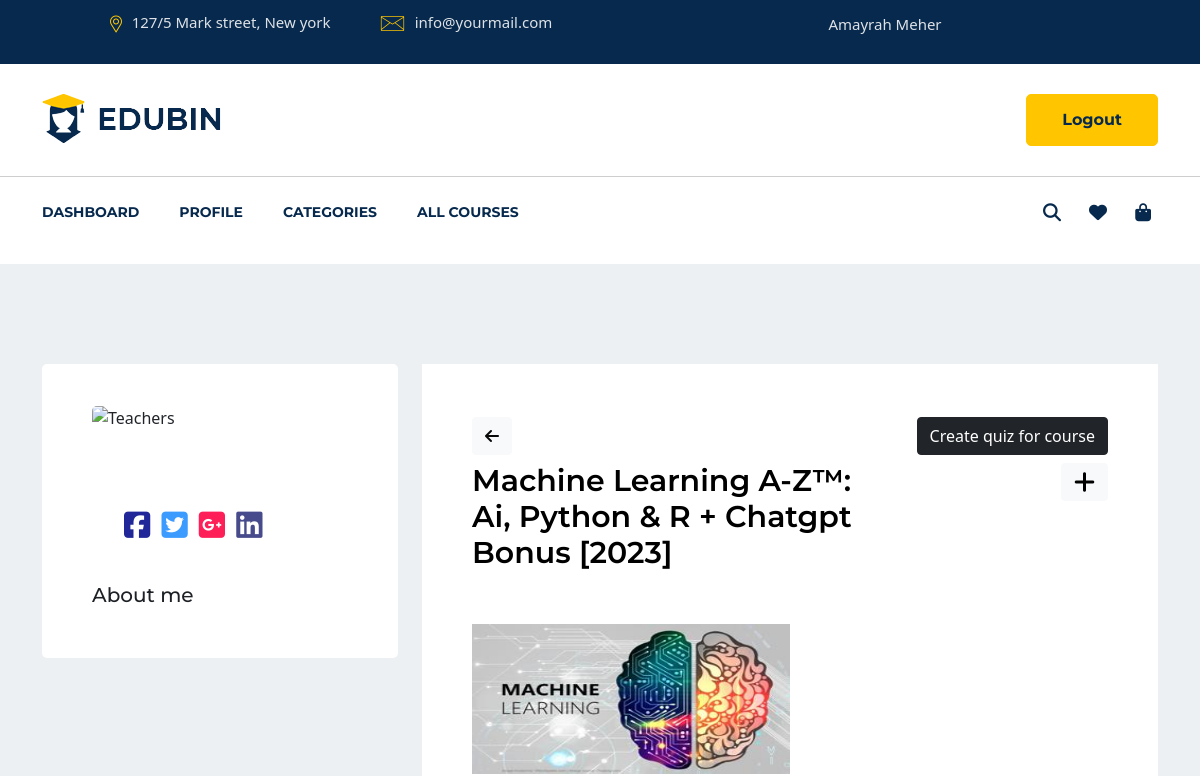
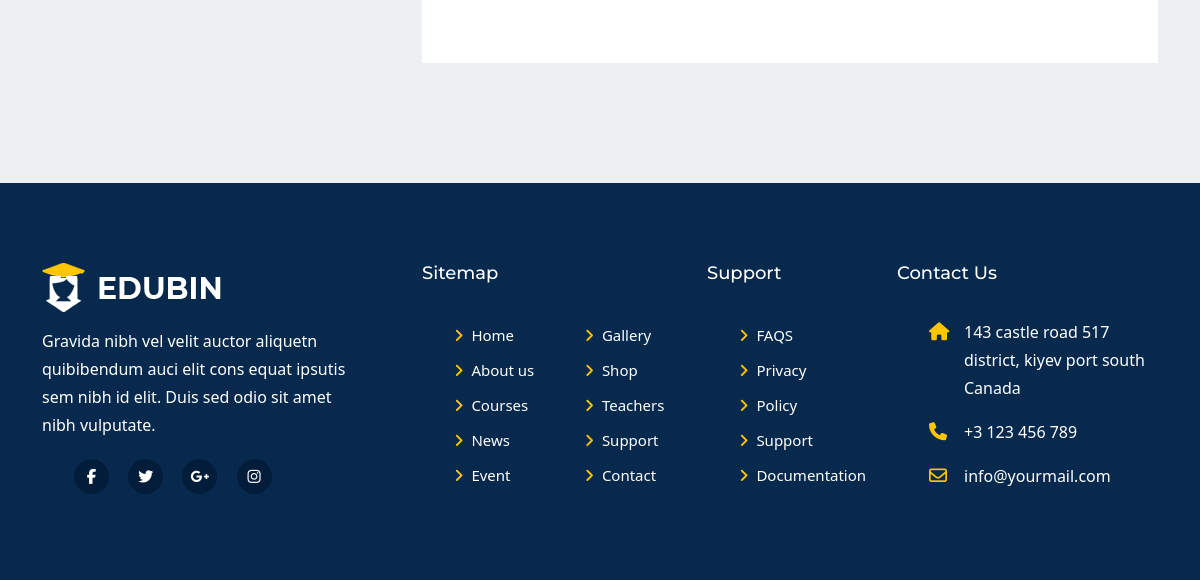
The app's page /instructor/instructor-dashboard/my-course/machine-learning-a-ztm-ai-python-r-chatgpt-bonus-2023/ (signed in), older data (2 pictures, top to bottom).
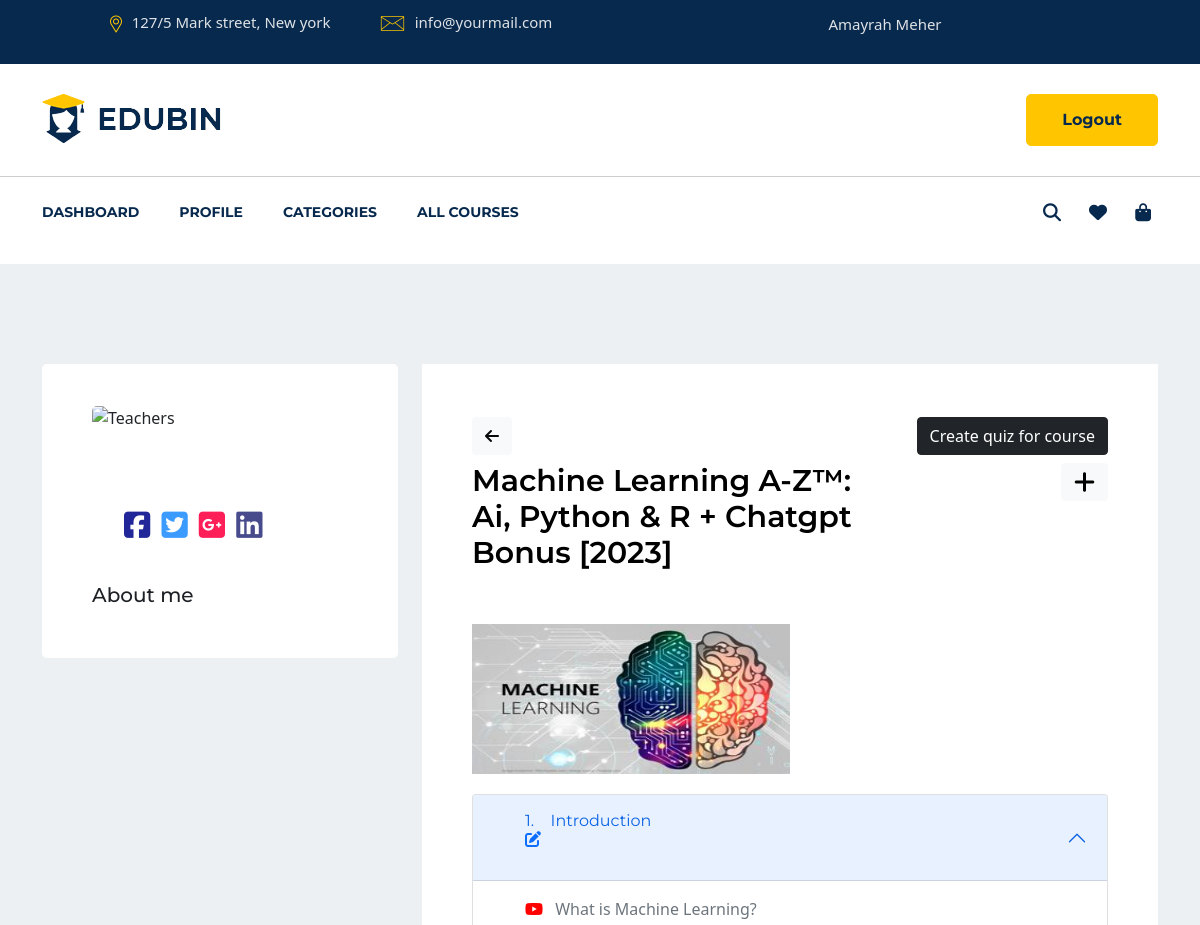
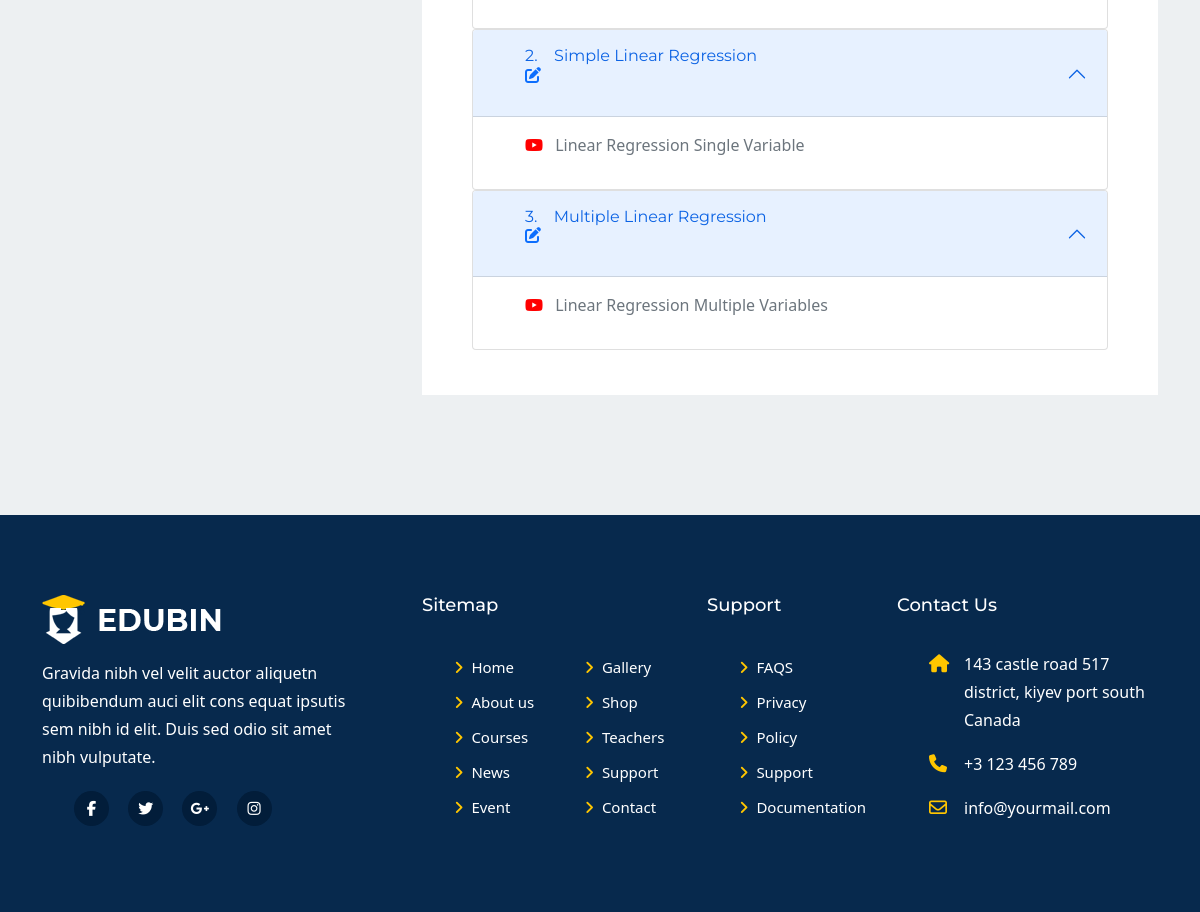
The same page, newer data (2 pictures, top to bottom).
### lms_main/models.py (models this page shows, shortened)
class Video(models.Model):
    title = models.CharField(
        max_length=100)
    video_file = models.FileField(upload_to='videos/', null=True, blank=True,
                                  validators=[FileExtensionValidator(allowed_extensions=['MOV', 'avi', 'mp4', 'webm', 'mkv'])])
    time_duration = models.FloatField(null=True, blank=True)
    upload_date = models.DateTimeField(auto_now_add=True)
    course = models.ForeignKey(
        lms_main_model.Course, on_delete=models.CASCADE)
    lesson = models.ForeignKey(
        lms_main_model.Lesson, on_delete=models.CASCADE)

class Lesson(models.Model):
    name = models.CharField(
        max_length=200)
    course = models.ForeignKey(
        lms_main_model.Course, on_delete=models.CASCADE)

### lms_main/views.py (the view, shortened to what this page needs)
# urls.py: path('instructor/instructor-dashboard/my-course/<slug:slug>/', lms_main_view.instructor_my_course,
@login_required
def instructor_my_course(request, slug):
    instructor = request.session.get('logged_instructor')
    data = {}
    course_detail = models.Course.objects.filter(slug=slug).first()
    course_videos = course_detail.video_set.all()
    add_lesson_form = lms_main_forms.AddLessonForm()
    video_formset = lms_main_forms.VideoFormSet()
    question_form = lms_main_forms.QuestionForm()
    quiz_option_formset = lms_main_forms.QuizOptionFormSet()
    context = {
        'instructor':instructor,
        'course': course_detail,
        'videos': course_videos,
        'lesson_form': add_lesson_form,
        'video_formset': video_formset,
        'question_form': question_form,
        'quiz_option_formset': quiz_option_formset,
    }
    return render(request, 'user/instructor/instructor_my_course.html', context)

### lms_main/models.py (called while the page is built)
    @property
    def featured_image_url(self):
        if self.featured_image and hasattr(self.featured_image, 'url'):
            return self.featured_image.url
        else:
            return "/static/images/no_image/No-image-found.jpg"

### user/context_processor.py (called while the page is built)
def common_context(request):
    context = {}
    categories = Category.objects.all()
    courses = Course.objects.filter(status='PUBLISH').all()
    context['categories'] = categories
    context['courses'] = courses
    return context

def student_cart_count(request):
    if request.path.startswith('/admin/'):
        return {}
    if request.path.startswith('/instructor/'):
        return {}
    if request.user.is_authenticated:
        no_of_items_cart = Cart.objects.filter(student=request.user.student).count()
        return {'count' : no_of_items_cart }
    return {}

### user/models.py (called while the page is built)
    @property
    def full_name(self):
        return f"{self.first_name} {self.last_name}"

### user/templates/user/instructor/instructor_my_course.html (shortened to what the changed rows need)
{% extends 'lms_main/base.html' %}
{% load static %}
{% load course_tags %}
{% load time_tags %}
{% load crispy_forms_filters %}
{% load crispy_forms_tags %}
{% block main %}
<section id="teachers-singel" class="pt-70 pb-120 gray-bg">
    <div class="container">
        <div class="row justify-content-center">
            <div class="col-lg-8">
                <div class="corses-singel-left mt-30">
                    <div class="accordion mt-20" id="accordionExample">
                        {% for video in videos %}
                        <div class="accordion" id="accordionExample">
                            <div class="accordion-item">
                                <h2 class="accordion-header" id="headingOne">
                                    <button class="accordion-button w-100" type="button" data-bs-toggle="collapse" data-bs-target="#id{{ video.lesson.id }}"
                                        aria-expanded="true" aria-controls="collapseOne">
                                        <ul>
                                            <li class="d-inline list-inline-item">{{forloop.counter}}.&nbsp;</li>
                                            <li class="d-inline list-inline-item">{{ video.lesson.name }}</li>
                                            <li><a href="" name="edit-link" data-toggle="modal" data-target="#edit-lesson-modal" id="edit-lesson-link" data-lesson-id="{{ video.lesson.id }}"><i class="fas fa-edit"></i></a></li>
                                        </ul>
                                    </button>
                                </h2>
                                <div id="id{{ video.lesson.id }}" class="accordion-collapse collapse show" aria-labelledby="headingOne"
                                    data-bs-parent="#accordionExample">
                                    <div class="accordion-body">
                                        <ul>
                                            <li class="d-inline list-inline-item"><i class="fa-brands fa-youtube" style="color: red;"></i></li>
                                            <li class="d-inline list-inline-item">
                                                <a href="https://www.youtube.com/watch?v={{ video.video_file.url}}" class="text-decoration-none text-secondary"
                                                    >{{video.title}}</a>
                                            </li>
                                        </ul>
                                    </div>
                                </div>
                            </div>
                        </div>
                        {% endfor %}
                    </div>
                </div>
            </div>
        </div>
    </div>
</section>
{% endblock %}

Row changes from the older to the newer data that the page shows:
added Video: lesson.name "Introduction", title "What is Machine Learning?"
added Video: lesson.name "Simple Linear Regression", title "Linear Regression Single Variable"
added Video: lesson.name "Multiple Linear Regression", title "Linear Regression Multiple Variables"
